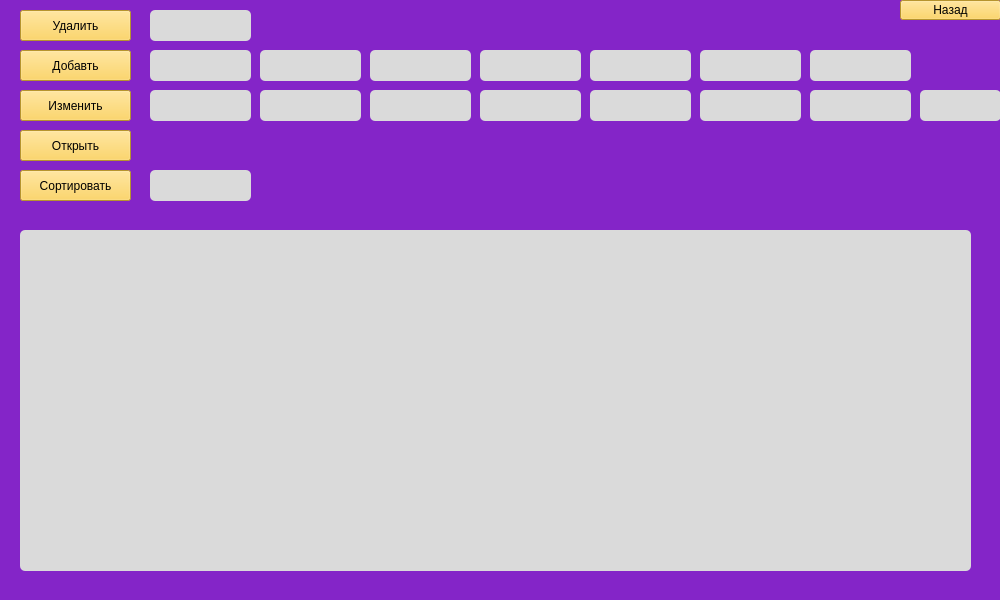
<?xml version="1.0" encoding="UTF-8"?>
<ui version="4.0">
 <class>MainWindow</class>
 <widget class="QMainWindow" name="MainWindow">
  <property name="geometry">
   <rect>
    <x>0</x>
    <y>0</y>
    <width>1000</width>
    <height>600</height>
   </rect>
  </property>
  <property name="minimumSize">
   <size>
    <width>1000</width>
    <height>600</height>
   </size>
  </property>
  <property name="maximumSize">
   <size>
    <width>1000</width>
    <height>600</height>
   </size>
  </property>
  <property name="sizeIncrement">
   <size>
    <width>1000</width>
    <height>800</height>
   </size>
  </property>
  <property name="baseSize">
   <size>
    <width>1000</width>
    <height>600</height>
   </size>
  </property>
  <property name="windowTitle">
   <string>Maintenance</string>
  </property>
  <property name="styleSheet">
   <string notr="true">
background-color: rgb(132, 37, 200);
font: 75 12pt &quot;Fixedsys&quot;;
</string>
  </property>
  <widget class="QWidget" name="centralwidget">
   <widget class="QTableWidget" name="tableWidget">
    <property name="geometry">
     <rect>
      <x>20</x>
      <y>230</y>
      <width>951</width>
      <height>341</height>
     </rect>
    </property>
    <property name="styleSheet">
     <string notr="true">background-color: rgb(218, 218, 218);
border-radius: 5px;</string>
    </property>
    <property name="dragEnabled">
     <bool>true</bool>
    </property>
   </widget>
   <widget class="QPushButton" name="Dell">
    <property name="geometry">
     <rect>
      <x>20</x>
      <y>10</y>
      <width>111</width>
      <height>31</height>
     </rect>
    </property>
    <property name="styleSheet">
     <string notr="true">background-color: rgb(255, 207, 64);
</string>
    </property>
    <property name="text">
     <string>Удалить</string>
    </property>
   </widget>
   <widget class="QPushButton" name="Add">
    <property name="geometry">
     <rect>
      <x>20</x>
      <y>50</y>
      <width>111</width>
      <height>31</height>
     </rect>
    </property>
    <property name="styleSheet">
     <string notr="true">background-color: rgb(255, 207, 64);
</string>
    </property>
    <property name="text">
     <string>Добавть</string>
    </property>
   </widget>
   <widget class="QPushButton" name="Change">
    <property name="geometry">
     <rect>
      <x>20</x>
      <y>90</y>
      <width>111</width>
      <height>31</height>
     </rect>
    </property>
    <property name="styleSheet">
     <string notr="true">background-color: rgb(255, 207, 64);
</string>
    </property>
    <property name="text">
     <string>Изменить</string>
    </property>
   </widget>
   <widget class="QPushButton" name="Open">
    <property name="geometry">
     <rect>
      <x>20</x>
      <y>130</y>
      <width>111</width>
      <height>31</height>
     </rect>
    </property>
    <property name="styleSheet">
     <string notr="true">background-color: rgb(255, 207, 64);
</string>
    </property>
    <property name="text">
     <string>Открыть</string>
    </property>
   </widget>
   <widget class="QPushButton" name="Sort">
    <property name="geometry">
     <rect>
      <x>20</x>
      <y>170</y>
      <width>111</width>
      <height>31</height>
     </rect>
    </property>
    <property name="styleSheet">
     <string notr="true">background-color: rgb(255, 207, 64);
</string>
    </property>
    <property name="text">
     <string>Сортировать</string>
    </property>
   </widget>
   <widget class="QPushButton" name="Back">
    <property name="geometry">
     <rect>
      <x>900</x>
      <y>0</y>
      <width>101</width>
      <height>20</height>
     </rect>
    </property>
    <property name="styleSheet">
     <string notr="true">background-color: rgb(255, 207, 64);
</string>
    </property>
    <property name="text">
     <string>Назад</string>
    </property>
   </widget>
   <widget class="QLineEdit" name="DellLine">
    <property name="geometry">
     <rect>
      <x>150</x>
      <y>10</y>
      <width>101</width>
      <height>31</height>
     </rect>
    </property>
    <property name="styleSheet">
     <string notr="true">background-color: rgb(218, 218, 218);
border-radius: 5px;</string>
    </property>
   </widget>
   <widget class="QLineEdit" name="AddLine">
    <property name="geometry">
     <rect>
      <x>150</x>
      <y>50</y>
      <width>101</width>
      <height>31</height>
     </rect>
    </property>
    <property name="styleSheet">
     <string notr="true">background-color: rgb(218, 218, 218);
border-radius: 5px;</string>
    </property>
   </widget>
   <widget class="QLineEdit" name="AddLine_1">
    <property name="geometry">
     <rect>
      <x>260</x>
      <y>50</y>
      <width>101</width>
      <height>31</height>
     </rect>
    </property>
    <property name="styleSheet">
     <string notr="true">background-color: rgb(218, 218, 218);
border-radius: 5px;</string>
    </property>
   </widget>
   <widget class="QLineEdit" name="AddLine_2">
    <property name="geometry">
     <rect>
      <x>370</x>
      <y>50</y>
      <width>101</width>
      <height>31</height>
     </rect>
    </property>
    <property name="styleSheet">
     <string notr="true">background-color: rgb(218, 218, 218);
border-radius: 5px;</string>
    </property>
   </widget>
   <widget class="QLineEdit" name="AddLine_3">
    <property name="geometry">
     <rect>
      <x>480</x>
      <y>50</y>
      <width>101</width>
      <height>31</height>
     </rect>
    </property>
    <property name="styleSheet">
     <string notr="true">background-color: rgb(218, 218, 218);
border-radius: 5px;</string>
    </property>
   </widget>
   <widget class="QLineEdit" name="ChangeLine_4">
    <property name="geometry">
     <rect>
      <x>590</x>
      <y>90</y>
      <width>101</width>
      <height>31</height>
     </rect>
    </property>
    <property name="styleSheet">
     <string notr="true">background-color: rgb(218, 218, 218);
border-radius: 5px;</string>
    </property>
   </widget>
   <widget class="QLineEdit" name="ChangeLine_1">
    <property name="geometry">
     <rect>
      <x>260</x>
      <y>90</y>
      <width>101</width>
      <height>31</height>
     </rect>
    </property>
    <property name="styleSheet">
     <string notr="true">background-color: rgb(218, 218, 218);
border-radius: 5px;</string>
    </property>
   </widget>
   <widget class="QLineEdit" name="ChangeLine_2">
    <property name="geometry">
     <rect>
      <x>370</x>
      <y>90</y>
      <width>101</width>
      <height>31</height>
     </rect>
    </property>
    <property name="styleSheet">
     <string notr="true">background-color: rgb(218, 218, 218);
border-radius: 5px;</string>
    </property>
   </widget>
   <widget class="QLineEdit" name="ChangeLine_3">
    <property name="geometry">
     <rect>
      <x>480</x>
      <y>90</y>
      <width>101</width>
      <height>31</height>
     </rect>
    </property>
    <property name="styleSheet">
     <string notr="true">background-color: rgb(218, 218, 218);
border-radius: 5px;</string>
    </property>
   </widget>
   <widget class="QLineEdit" name="ChangeLine">
    <property name="geometry">
     <rect>
      <x>150</x>
      <y>90</y>
      <width>101</width>
      <height>31</height>
     </rect>
    </property>
    <property name="styleSheet">
     <string notr="true">background-color: rgb(218, 218, 218);
border-radius: 5px;</string>
    </property>
   </widget>
   <widget class="QLineEdit" name="lineEdit_13">
    <property name="geometry">
     <rect>
      <x>150</x>
      <y>170</y>
      <width>101</width>
      <height>31</height>
     </rect>
    </property>
    <property name="styleSheet">
     <string notr="true">background-color: rgb(218, 218, 218);
border-radius: 5px;</string>
    </property>
   </widget>
   <widget class="QLineEdit" name="ChangeLine_5">
    <property name="geometry">
     <rect>
      <x>700</x>
      <y>90</y>
      <width>101</width>
      <height>31</height>
     </rect>
    </property>
    <property name="styleSheet">
     <string notr="true">background-color: rgb(218, 218, 218);
border-radius: 5px;</string>
    </property>
   </widget>
   <widget class="QLineEdit" name="ChangeLine_6">
    <property name="geometry">
     <rect>
      <x>810</x>
      <y>90</y>
      <width>101</width>
      <height>31</height>
     </rect>
    </property>
    <property name="styleSheet">
     <string notr="true">background-color: rgb(218, 218, 218);
border-radius: 5px;</string>
    </property>
   </widget>
   <widget class="QLineEdit" name="ChangeLine_7">
    <property name="geometry">
     <rect>
      <x>920</x>
      <y>90</y>
      <width>81</width>
      <height>31</height>
     </rect>
    </property>
    <property name="styleSheet">
     <string notr="true">background-color: rgb(218, 218, 218);
border-radius: 5px;</string>
    </property>
   </widget>
   <widget class="QLineEdit" name="AddLine_4">
    <property name="geometry">
     <rect>
      <x>590</x>
      <y>50</y>
      <width>101</width>
      <height>31</height>
     </rect>
    </property>
    <property name="styleSheet">
     <string notr="true">background-color: rgb(218, 218, 218);
border-radius: 5px;</string>
    </property>
   </widget>
   <widget class="QLineEdit" name="AddLine_5">
    <property name="geometry">
     <rect>
      <x>700</x>
      <y>50</y>
      <width>101</width>
      <height>31</height>
     </rect>
    </property>
    <property name="styleSheet">
     <string notr="true">background-color: rgb(218, 218, 218);
border-radius: 5px;</string>
    </property>
   </widget>
   <widget class="QLineEdit" name="AddLine_6">
    <property name="geometry">
     <rect>
      <x>810</x>
      <y>50</y>
      <width>101</width>
      <height>31</height>
     </rect>
    </property>
    <property name="styleSheet">
     <string notr="true">background-color: rgb(218, 218, 218);
border-radius: 5px;</string>
    </property>
   </widget>
  </widget>
 </widget>
 <resources/>
 <connections/>
</ui>
